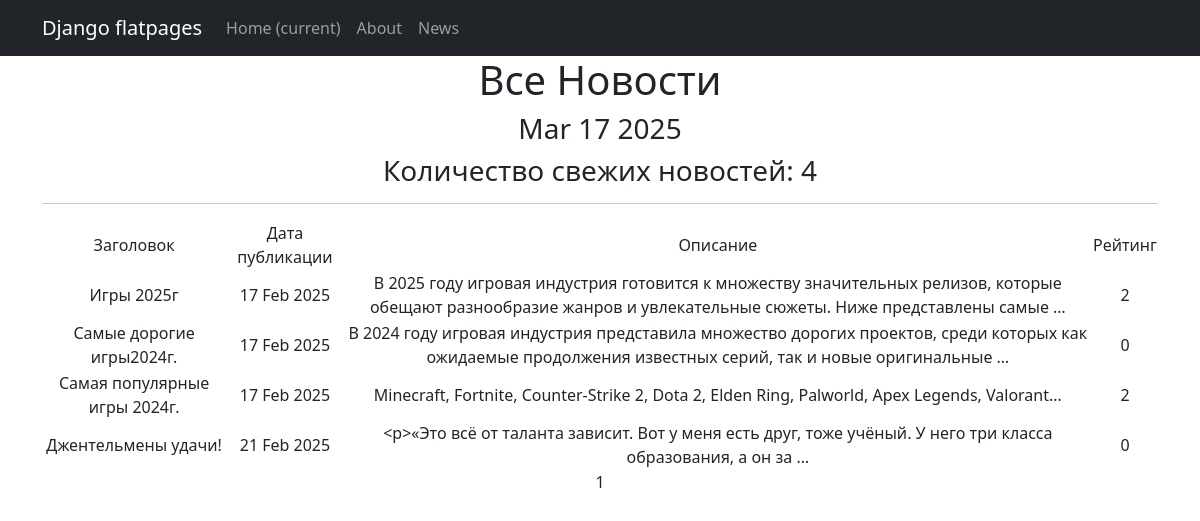
The page /news/ on the database as committed earlier.
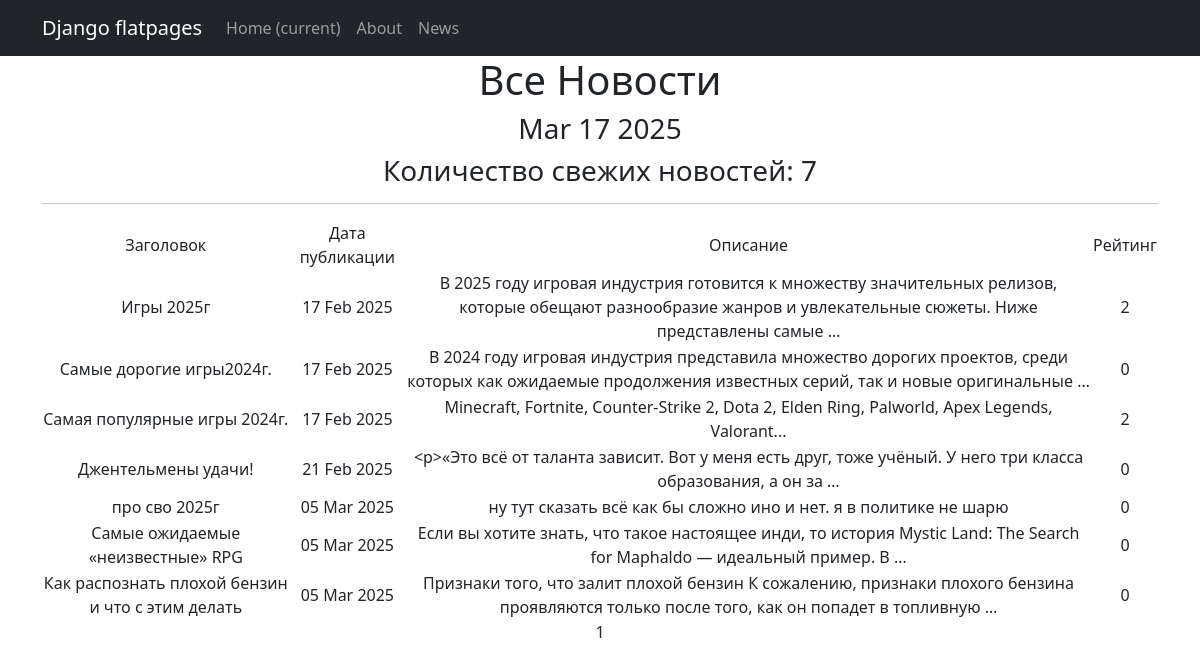
The same page on the database as committed later.
### News_Portal/models.py (models this page shows, shortened)
class Post(models.Model):
    post_link = models.ForeignKey(Author, on_delete=models.CASCADE)
    field_choice = models.BooleanField(default=0, choices=POSTS_CHOIСES)   # 0 - статья \ 1 - новость
    date_time_create = models.DateTimeField(auto_now_add=True)
    categories = models.ManyToManyField(Category, through='PostCategory')
    name_post = models.TextField()
    text_post = models.TextField()
    rating_post_user = models.IntegerField(default=0)   #возможно нужно чтото придумать

### News_Portal/views.py (the view)
# urls.py: path('', PostList.as_view(), name='post_list'),
class PostList(ListView):
    model = Post
    ordering = 'date_time_create'
    template_name = 'news_portal/news.html'
    context_object_name = 'news'
    paginate_by = 10
    def get_context_data(self, **kwargs):
        context = super().get_context_data(**kwargs)
        context['time_now'] = datetime.utcnow()
        context['next_sale'] = "Количество свежих новостей:"
        return context

### templates/news_portal/news.html (shortened to what this page needs)
{% extends 'flatpages/default.html' %}
{% load custom_tags %}
{% block content %}
   <h1>Все Новости</h1>
   <h3>{{ time_now|date:'M d Y' }}</h3>
   <h3>{{ next_sale }} {{ news|length }}</h3>
   <hr>
   {% if news %}
       <table>
           <tr>
               <td>Заголовок</td>
               <td>Дата публикации</td>
               <td>Описание</td>
               <td>Рейтинг</td>
           </tr>
           {% for new in news %}
           <tr>
               <td>{{ new.name_post }}</td>
               <td>{{ new.date_time_create|date:'d M Y'  }}</td>
               <td>{{ new.text_post|truncatewords:20 }}</td>
               <td>{{ new.rating_post_user }}</td>
           </tr>
           {% endfor %}
       </table>
   {% else %}
       <h2>Новостей нет!</h2>
   {% endif %}
   {{ page_obj.number }}
<head>
</head>
{% endblock content %}

### templates/flatpages/default.html (shortened to what this page needs)
<!DOCTYPE html>
<html lang="en">
    <head>
        {% load static %}
        <link href="{% static 'css/styles.css' %}" rel="stylesheet" />
    </head>
    <body>
        <nav class="navbar navbar-expand-lg navbar-dark bg-dark static-top">
            <div class="container">
                <a class="navbar-brand" href="#">Django flatpages</a>
                <div class="collapse navbar-collapse" id="navbarResponsive">
                    <ul class="navbar-nav ml-auto">
                        <li class="nav-item active">
                            <a class="nav-link" href="#">Home
                                <span class="sr-only">(current)</span>
                            </a>
                        </li>
                        <li class="nav-item">
                            <a class="nav-link" href="/about/">About</a>
                        </li>
                        <li class="nav-item">
                            <a class="nav-link" href="/news/">News</a>
                        </li>
                    </ul>
                </div>
            </div>
        </nav>
        <div class="container">
            <div class="row">
                <div class="col-lg-12 text-center">
                    {% block content %}{% endblock content %}
                </div>
            </div>
        </div>
    </body>
</html>

Rows that differ between the two databases and show on the page:
added Post: name_post "про сво 2025г", date_time_create "05 Mar 2025", text_post "ну тут сказать всё как бы сложно ино и нет. я в политике не шарю", rating_post_user "0"
added Post: name_post "Самые ожидаемые «неизвестные» RPG", date_time_create "05 Mar 2025", text_post "Если вы хотите знать, что такое настоящее инди, то история Mystic Land: The Search for Maphaldo — идеальный пример. В …", rating_post_user "0"
added Post: name_post "Как распознать плохой бензин и что с этим делать", date_time_create "05 Mar 2025", text_post "Признаки того, что залит плохой бензин К сожалению, признаки плохого бензина проявляются только после того, как он попадет в топливную …", rating_post_user "0"
Other text that changed with them:
{{ news|length }}: "4" → "7"
